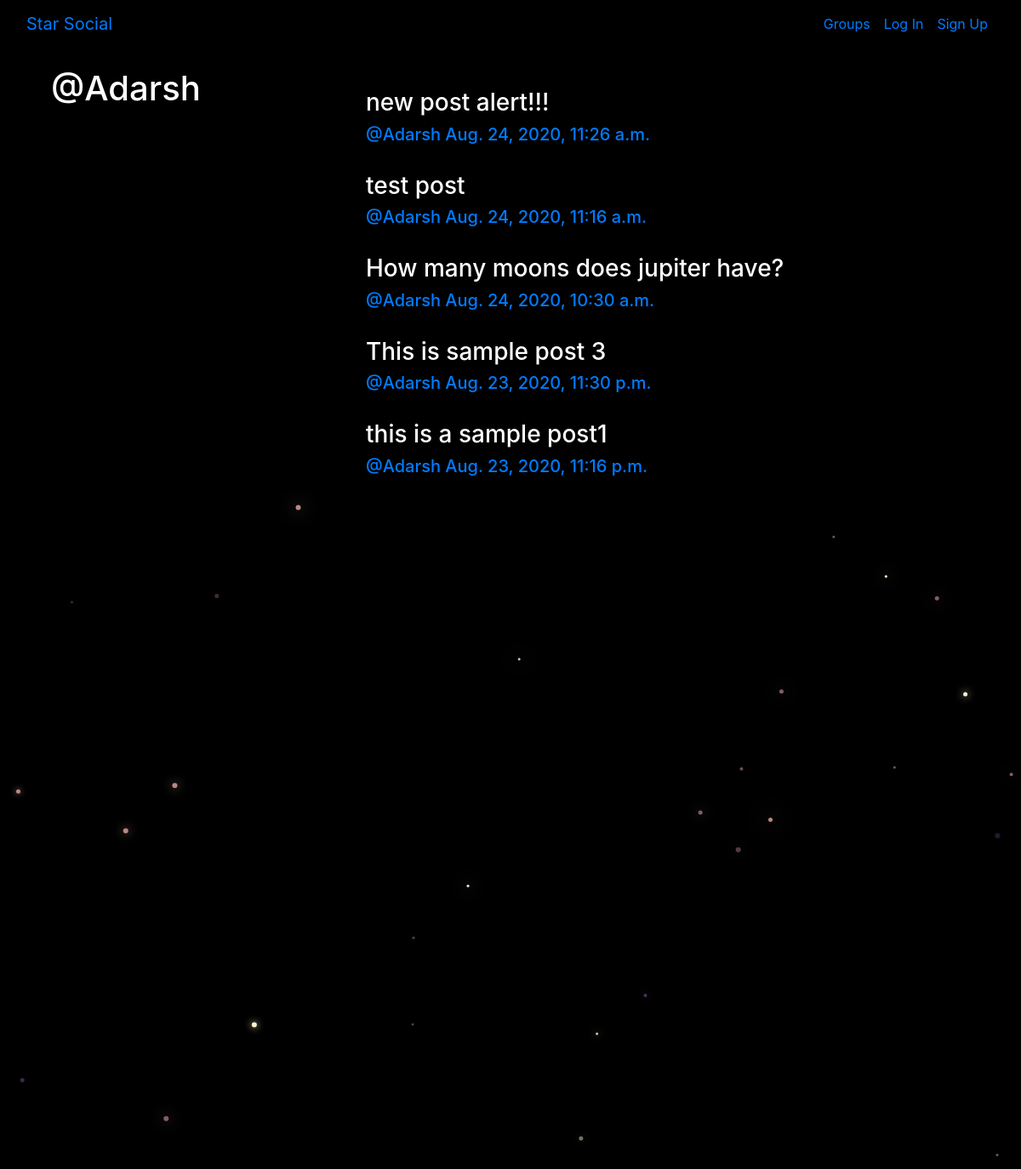
Page /posts/by/Adarsh/ on the committed database.
### posts/models.py (models this page shows, shortened)
class Post(models.Model):
    user = models.ForeignKey(User,related_name='posts',on_delete=models.CASCADE)
    created_at = models.DateTimeField(auto_now=True)
    message = models.TextField()
    group = models.ForeignKey(Group,related_name='posts',null=True,blank=True,on_delete=models.CASCADE)
    class Meta:
        ordering = ['-created_at']
        unique_together = ('user','message')

### posts/views.py (the view)
# urls.py: path('by/<str:username>/',views.UserPosts.as_view(),name='for_user'),
class UserPosts(generic.ListView):
    model = models.Post
    template_name = 'posts/user_post_list.html'
    def get_queryset(self):
        try:
            self.post_user = User.objects.prefetch_related('posts').get(username__iexact=self.kwargs.get('username'))
        except User.DoesNotExist:
            raise Http404
        else:
            return self.post_user.posts.all()
    def get_context_data(self,**kwargs):
        context = super().get_context_data(**kwargs)
        context['post_user'] = self.post_user
        return context

### posts/templates/posts/user_post_list.html
{% extends "posts/post_base.html" %}
{% block prepost %}
<div class="col-md-4">
  <h1>@{{post_user.username}}</h1>
</div>
{% endblock %}
{% block post_content %}
<div class="col-md-8">
  {% for post in post_list %}
    {% include "posts/_post.html" %}
  {% endfor %}
</div>
{% endblock %}

### posts/templates/posts/_post.html (shortened to what this page needs)
<br>
<div class="post media">
  <h3>{{ post.message|safe }}</h3>
</div>
    <div class="media-body" style="overflow: visible">
        <h5 class="media-heading">
          <span class="username">
            <a href="{% url 'posts:for_user' username=post.user.username %}">@{{ post.user.username }}</a>
          </span>
          <time class="time">
            <a href="{% url 'posts:single' username=post.user.username pk=post.pk %}">{{ post.created_at }}</a>
          </time>
        </h5>
    </div>

### static/simplesocial/css/master.css (style rules this page uses)
body { margin: 0; overflow: auto; background-color: black; color: white; }

### rows in the picture
Post: message "new post alert!!!", user.username "Adarsh", created_at "Aug. 24, 2020, 11:26 a.m."
Post: message "test post", user.username "Adarsh", created_at "Aug. 24, 2020, 11:16 a.m."
Post: message "How many moons does jupiter have?", user.username "Adarsh", created_at "Aug. 24, 2020, 10:30 a.m."
Post: message "This is sample post 3", user.username "Adarsh", created_at "Aug. 23, 2020, 11:30 p.m."
Post: message "this is a sample post1", user.username "Adarsh", created_at "Aug. 23, 2020, 11:16 p.m."

### other values in the picture
{{ post_user.username }} "Adarsh"
